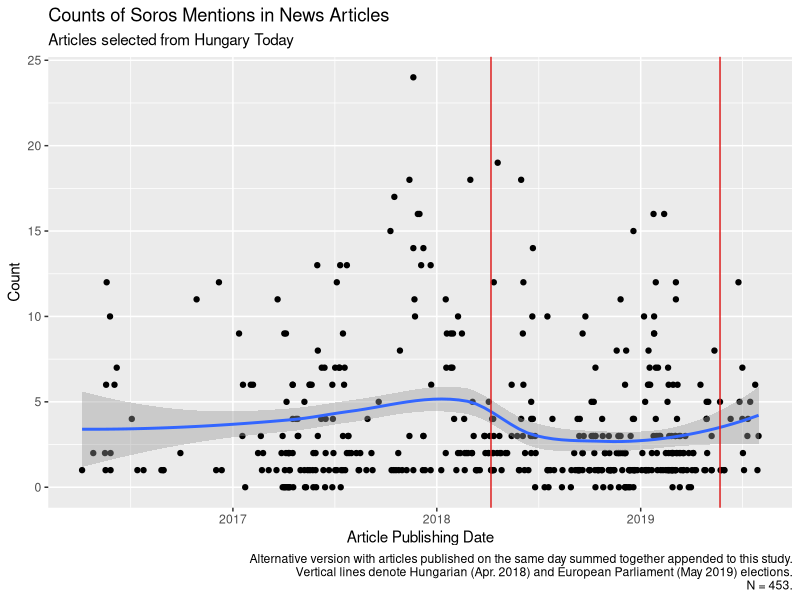
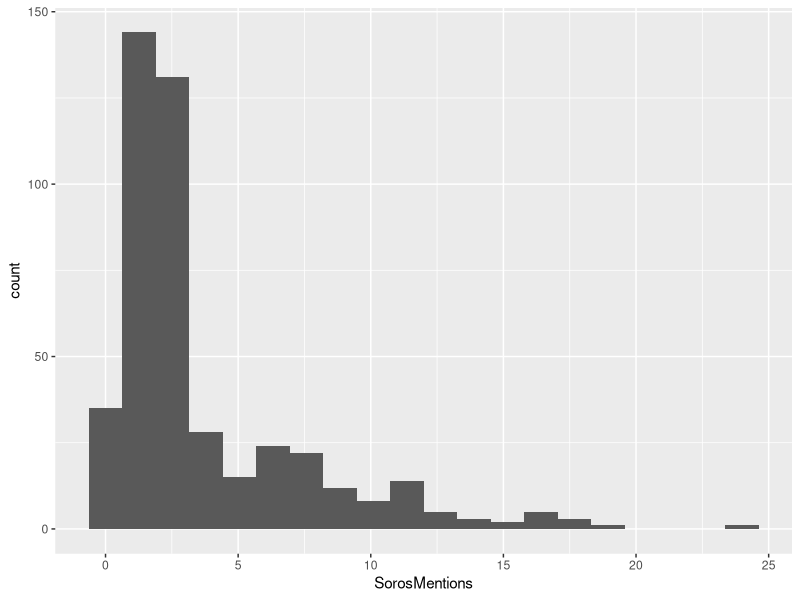
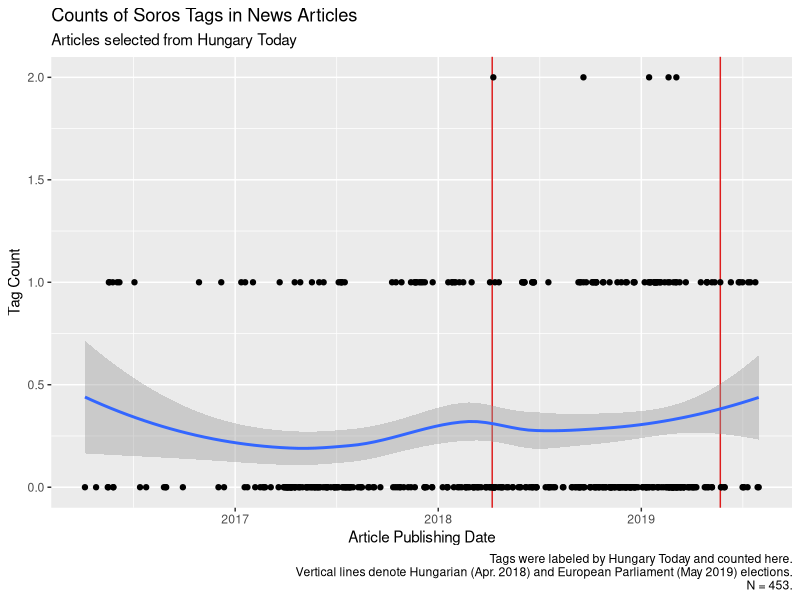
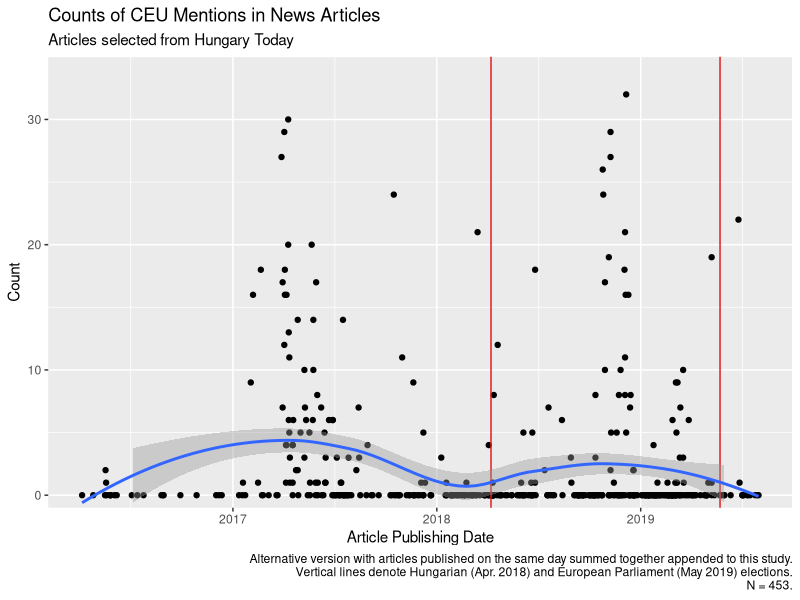
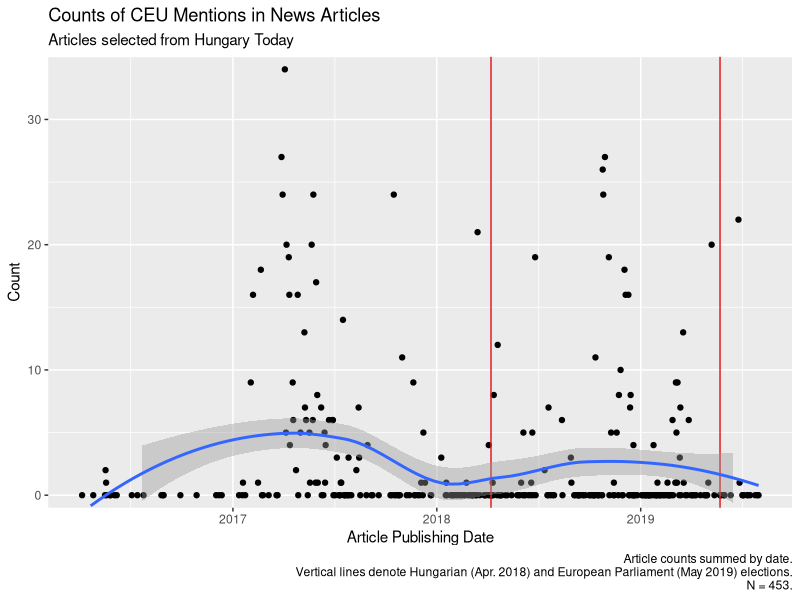
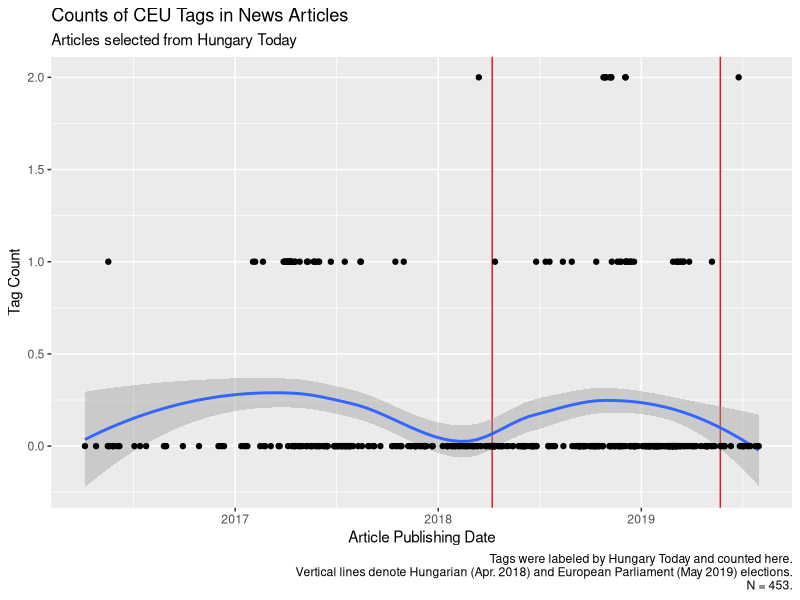
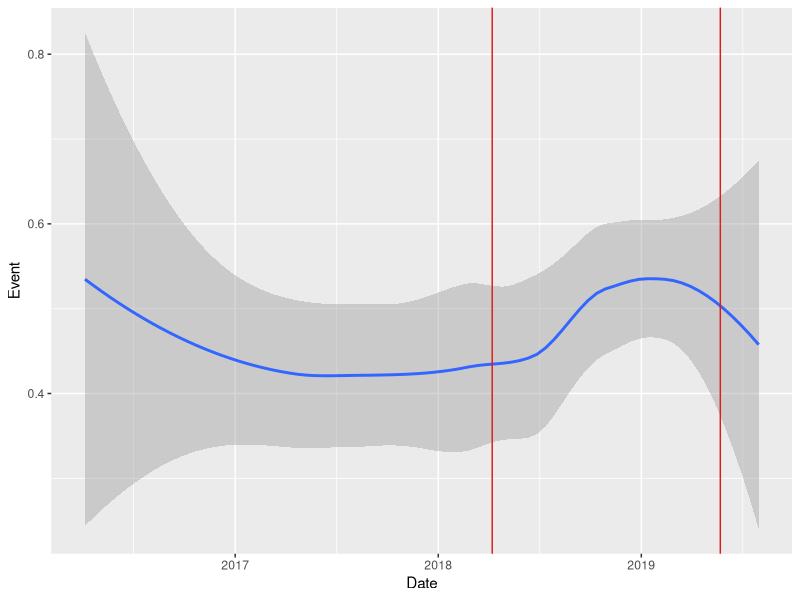
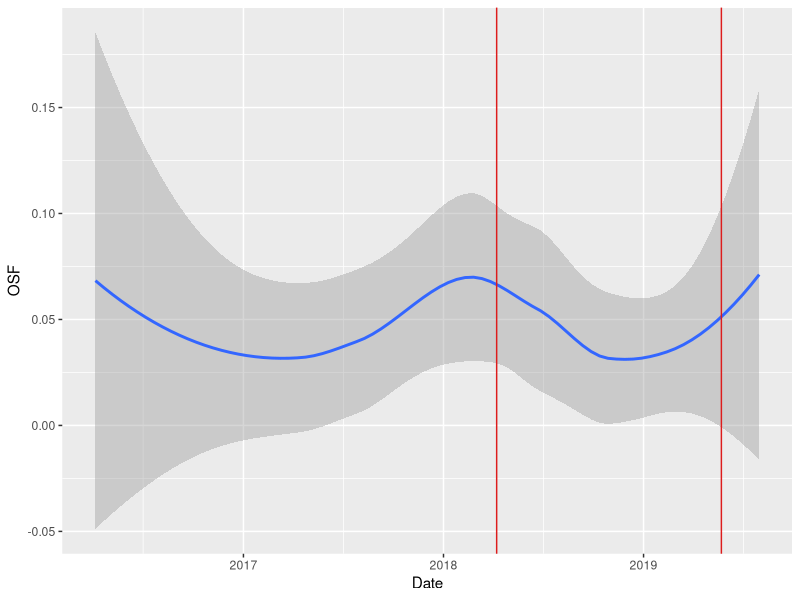

These charts were generated, in order, by the following R code: (Note: this script raises an error after producing the figures.)
## ---- chunk 1
knitr::opts_chunk$set(echo = FALSE)

library(lubridate)
library(readxl)
library(scales)
library(tidyverse)
## ---- chunk 2
google <- read_xlsx("google.xlsx")
## ---- chunk 3
graph1 <- google %>% ggplot(aes(x = Month)) +
  geom_line(aes(y = sorosWW, color = "'Soros' Worldwide")) +
  geom_line(aes(y = sorosCyrWW, color = "Soros (Cyr.) Worldwide")) +
  geom_line(aes(y = sorosHU, color = "'Soros' Hungary")) +
  geom_line(aes(y = sorosUS, color = "'Soros' US")) +
  labs(title = "Google Trends for 'Soros' Search Terms Over Time",
       caption = "Scale of 1-100 on Y axis determined by Google; numbers relative to each other over time.",
       y = "Relative Search Frequency",
       x = "Time",
       color = "Search Term")
## ---- chunk 4
pdf("graph1.pdf", width = 10, height = 4)
graph1
dev.off()
## ---- chunk 5
stats <- read_xlsx("stats.xlsx") %>%
  mutate(gdpPerCap = GDP/Population)
## ---- chunk 6
graph2 <- stats %>% ggplot(aes(x = Year, y = GDP)) +
  geom_line() +
  labs(title = "GDP Over Time",
       subtitle = "2008 marks beginning of uncertain economy for Hungary",
       y = "GDP in USD") +
  scale_x_continuous(breaks = c(1991, 1992, 1993, 1994, 1995, 1996, 1997, 1998, 1999, 2000, 2001, 2002, 2003, 2004, 2005, 2006, 2007, 2008, 2009, 2010, 2011, 2012, 2013, 2014, 2015, 2016, 2017, 2018)) +
  theme(axis.text.x = element_text(angle = 45, hjust = 1))
## ---- chunk 7
pdf("graph2.pdf", width = 7, height = 5)
graph2
dev.off()
## ---- chunk 8
graph3 <- stats %>% ggplot(aes(x = Year, y = Population)) +
  geom_line() +
  scale_y_continuous(labels = comma) +
  scale_x_continuous(breaks = c(1991, 1992, 1993, 1994, 1995, 1996, 1997, 1998, 1999, 2000, 2001, 2002, 2003, 2004, 2005, 2006, 2007, 2008, 2009, 2010, 2011, 2012, 2013, 2014, 2015, 2016, 2017, 2018)) +
  theme(axis.text.x = element_text(angle = 45, hjust = 1)) +
  labs(title = "Population Over Time",
        subtitle = "Declining population a demographic crisis; likely a moderate contributor to social panic")
## ---- chunk 9
pdf("graph3.pdf", width = 7, height = 5)
graph3
dev.off()
## ---- chunk 10
graph4 <- stats %>% ggplot(aes(x = Year, y = Population)) +
  geom_line() +
  scale_y_continuous(labels = comma) +
  scale_x_continuous(breaks = c(1991, 1992, 1993, 1994, 1995, 1996, 1997, 1998, 1999, 2000, 2001, 2002, 2003, 2004, 2005, 2006, 2007, 2008, 2009, 2010, 2011, 2012, 2013, 2014, 2015, 2016, 2017, 2018)) +
  theme(axis.text.x = element_text(angle = 45, hjust = 1)) +
  labs(title = "Population Over Time",
        subtitle = "Declining population a demographic crisis; likely a moderate contributor to social panic", caption = "Y axis origin forced to 0.") +
  expand_limits(y = 0)
## ---- chunk 11
pdf("graph4.pdf", width = 7, height = 5)
graph4
dev.off()
## ---- chunk 12
graph5 <- stats %>% ggplot(aes(x = Year, y = gdpPerCap)) +
  geom_line() +
  labs(title = "GDP Per Capita Over Time",
       subtitle = "Decline in population does not strongly affect GDP trend.",
       y = "GDP Per Capita in USD") +
  scale_y_continuous(labels = comma) +
  scale_x_continuous(breaks = c(1991, 1992, 1993, 1994, 1995, 1996, 1997, 1998, 1999, 2000, 2001, 2002, 2003, 2004, 2005, 2006, 2007, 2008, 2009, 2010, 2011, 2012, 2013, 2014, 2015, 2016, 2017, 2018)) +
  theme(axis.text.x = element_text(angle = 45, hjust = 1))
## ---- chunk 13
pdf("graph5.pdf", width = 7, height = 5)
graph5
dev.off()
## ---- chunk 14
google2 <- read_xlsx("google2.xlsx")
## ---- chunk 15
# graph6 <- google2 %>% ggplot(aes(x = Month)) +
#   geom_line(aes(y = OSFww, color = "'Open Society Foundations' Worldwide")) +
#   geom_line(aes(y = OSFus, color = "'Open Society Foundations' US")) +
#   geom_line(aes(y = OSFruWW, color = "Open Society Foundations (Russian) Russia")) +
#   geom_line(aes(y = OSUhuENG, color = "'Open Society Foundations' Hungary")) +
#   labs(title = "Google Trends for 'Soros' Search Terms Over Time",
#        caption = "Scale of 1-100 on Y axis determined by Google; numbers relative to each other over time. All search terms in English unless denoted otherwise.",
#        y = "Relative Search Frequency",
#        x = "Time",
#        color = "Search Term")

# This is commented out because I'm not using this graph; it's really messy. But in case you want it, here it is.
## ---- chunk 16
graph7 <- google2 %>% ggplot(aes(x = Month)) +
  geom_line(aes(y = OSFww)) +
  labs(title = "Google Trends for 'Open Society Foundations' Search Term: Worldwide",
       caption = "Scale of 1-100 on Y axis determined by Google; numbers relative to each other over time.
       Search term was 'Open Society Foundations' in English and worldwide.",
       y = "Relative Search Frequency",
       x = "Time")
## ---- chunk 17
pdf("graph7.pdf", width = 10, height = 4)
graph7
dev.off()
## ---- chunk 18
graph8 <- google2 %>% ggplot(aes(x = Month)) +
  geom_line(aes(y = OSFus)) +
  labs(title = "Google Trends for 'Open Society Foundations' Search Term: US",
       caption = "Scale of 1-100 on Y axis determined by Google; numbers relative to each other over time.
       Search term was 'Open Society Foundations' in English and in the US.",
       y = "Relative Search Frequency",
       x = "Time")
## ---- chunk 19
pdf("graph8.pdf", width = 10, height = 4)
graph8
dev.off()
## ---- chunk 20
# I'm pretty sure graphs 9 and 10 are the same, but I didn't delete on because I'm not entirely sure.

graph9 <- google2 %>% ggplot(aes(x = Month)) +
  geom_line(aes(y = OSFruWW)) +
  labs(title = "Google Trends for Open Society Foundations (Russian) Search Term: Worldwide",
       caption = "Scale of 1-100 on Y axis determined by Google; numbers relative to each other over time.
       Search term was 'Open Society Foundations' in Russian and worldwide.",
       y = "Relative Search Frequency",
       x = "Time")
## ---- chunk 21
pdf("graph9.pdf", width = 10, height = 4)
graph9
dev.off()
## ---- chunk 22
graph10 <- google2 %>% ggplot(aes(x = Month)) +
  geom_line(aes(y = OSFruWW)) +
  labs(title = "Google Trends for Open Society Foundations (Russian) Search Term: Worldwide",
       caption = "Scale of 1-100 on Y axis determined by Google; numbers relative to each other over time.
       Search term was 'Open Society Foundations' in Russian and worldwide.",
       y = "Relative Search Frequency",
       x = "Time")
## ---- chunk 23
pdf("graph10.pdf", width = 10, height = 4)
graph10
dev.off()
## ---- chunk 24
graph11 <- google2 %>% ggplot(aes(x = Month)) +
  geom_line(aes(y = OSUhuENG)) +
  labs(title = "Google Trends for 'Open Society Foundations' Search Term: Hungary",
       caption = "Scale of 1-100 on Y axis determined by Google; numbers relative to each other over time.
       Search term was 'Open Society Foundations' in English and in Hungary.",
       y = "Relative Search Frequency",
       x = "Time")
## ---- chunk 25
pdf("graph11.pdf", width = 10, height = 4)
graph11
dev.off()
## ---- chunk 26
google3 <- read_xlsx("google3.xlsx")
## ---- chunk 27
graph12 <- google3 %>% ggplot(aes(x = Month)) +
  geom_line(aes(y = CEUruWW)) +
  labs(title = "Google Trends for Central European University (Russian) Search Term: Worldwide",
       caption = "Scale of 1-100 on Y axis determined by Google; numbers relative to each other over time.
       Search term was Central European University in Russian and worldwide.",
       y = "Relative Search Frequency",
       x = "Time")
## ---- chunk 28
pdf("graph12.pdf", width = 10, height = 4)
graph12
dev.off()
## ---- chunk 29
graph13 <- google3 %>% ggplot(aes(x = Month)) +
  geom_line(aes(y = CEUruNDww)) +
  labs(title = "Google Trends for Central European University (Russian, No Dash) Search Term: Worldwide",
       caption = "Scale of 1-100 on Y axis determined by Google; numbers relative to each other over time.
       Search term was 'Central European University' in Russian and worldwide.
       The original Russian term contains a dash that was omitted for this version.",
       y = "Relative Search Frequency",
       x = "Time")
## ---- chunk 30
pdf("graph13.pdf", width = 10, height = 4)
graph13
dev.off()
## ---- chunk 31
graph14 <- google3 %>% ggplot(aes(x = Month)) +
  geom_line(aes(y = CEUhu)) +
  labs(title = "Google Trends for Central European University (Hungarian) Search Term: Hungary",
       caption = "Scale of 1-100 on Y axis determined by Google; numbers relative to each other over time.
       Search term was Central European University in Hungarian and in Hungary.",
       y = "Relative Search Frequency",
       x = "Time")
## ---- chunk 32
pdf("graph14.pdf", width = 10, height = 4)
graph14
dev.off()
## ---- chunk 33
graph15 <- google3 %>% ggplot(aes(x = Month)) +
  geom_line(aes(y = CEUhuNA)) +
  labs(title = "Google Trends for Central European University (Hungarian, No Diacritics) Search Term: Hungary",
       caption = "Scale of 1-100 on Y axis determined by Google; numbers relative to each other over time.
       Search term was Central European University in Hungarian and in Hungary.
       The original Hungarian term contains diacritics that were omitted for this version.",
       y = "Relative Search Frequency",
       x = "Time")
## ---- chunk 34
pdf("graph15.pdf", width = 10, height = 4)
graph15
dev.off()
## ---- chunk 35
graph16 <- google3 %>% ggplot(aes(x = Month)) +
  geom_line(aes(y = CEUhuENG)) +
  labs(title = "Google Trends for 'Central European University' Search Term: Hungary",
       caption = "Scale of 1-100 on Y axis determined by Google; numbers relative to each other over time.
       Search term was Central European University in English and in Hungary.",
       y = "Relative Search Frequency",
       x = "Time")
## ---- chunk 36
pdf("graph16.pdf", width = 10, height = 4)
graph16
dev.off()
## ---- chunk 37
graph17 <- google3 %>% ggplot(aes(x = Month)) +
  geom_line(aes(y = CEUus)) +
  labs(title = "Google Trends for 'Central European University' Search Term: US",
       caption = "Scale of 1-100 on Y axis determined by Google; numbers relative to each other over time.
       Search term was Central European University in English and in the US.",
       y = "Relative Search Frequency",
       x = "Time")
## ---- chunk 38
pdf("graph17.pdf", width = 10, height = 4)
graph17
dev.off()
## ---- chunk 39
graph18 <- google3 %>% ggplot(aes(x = Month)) +
  geom_line(aes(y = CEUww)) +
  labs(title = "Google Trends for 'Central European University' Search Term: Worldwide",
       caption = "Scale of 1-100 on Y axis determined by Google; numbers relative to each other over time.
       Search term was Central European University in English and Worldwide.",
       y = "Relative Search Frequency",
       x = "Time")
## ---- chunk 40
pdf("graph18.pdf", width = 10, height = 4)
graph18
dev.off()
## ---- chunk 41
# The following four graphs are Graph 1 parsed out to be four individual graphs. They also reflect updated data that contains May 2020 (and relative adjustments thereto.)
## ---- chunk 42
graph19 <- google %>% ggplot(aes(x = Month)) +
  geom_line(aes(y = sorosWW)) +
  labs(title = "Google Trends for 'Soros' Search Term: Worldwide",
       caption = "Scale of 1-100 on Y axis determined by Google; numbers relative to each other over time.
       Search term was Soros in Latin letters and worldwide.",
       y = "Relative Search Frequency",
       x = "Time")
## ---- chunk 43
pdf("graph19.pdf", width = 10, height = 4)
graph19
dev.off()
## ---- chunk 44
graph20 <- google %>% ggplot(aes(x = Month)) +
    geom_line(aes(y = sorosCyrWW)) +
  labs(title = "Google Trends for Soros (Cyr.) Search Term: Worldwide",
       caption = "Scale of 1-100 on Y axis determined by Google; numbers relative to each other over time.
       Search term was Soros in Cyrillic letters and worldwide.",
       y = "Relative Search Frequency",
       x = "Time")
## ---- chunk 45
pdf("graph20.pdf", width = 10, height = 4)
graph20
dev.off()
## ---- chunk 46
graph21 <- google %>% ggplot(aes(x = Month)) +
    geom_line(aes(y = sorosHU)) +
  labs(title = "Google Trends for 'Soros' Search Term: Hungary",
       caption = "Scale of 1-100 on Y axis determined by Google; numbers relative to each other over time.
       Search term was Soros in Latin letters and in Hungary.",
       y = "Relative Search Frequency",
       x = "Time")
## ---- chunk 47
pdf("graph21.pdf", width = 10, height = 4)
graph21
dev.off()
## ---- chunk 48
graph22 <- google %>% ggplot(aes(x = Month)) +
      geom_line(aes(y = sorosUS)) +
  labs(title = "Google Trends for 'Soros' Search Term: US",
       caption = "Scale of 1-100 on Y axis determined by Google; numbers relative to each other over time.
       Search term was Soros in Latin letters and in the US.",
       y = "Relative Search Frequency",
       x = "Time")
## ---- chunk 49
pdf("graph22.pdf", width = 10, height = 4)
graph22
dev.off()
## ---- chunk 50
# Loading in data from Hungary Today. This is the R friendly version, so it should have no quotation marks or diacritics in the character cells.

htdirty <- read_xlsx("HTRfri.xlsx")

# The tics were coming from spaces in the column names. I also unfroze the top row and unbolded the font. I deleted the URL column as well. It still exists in the Google Sheets version of this dataset online.
## ---- chunk 51
ht <- htdirty %>%
  mutate(Date = as_date(Date))

# for whatever reason, after messing around with the data some, it decided to randomly cast the Date columns as posixct. I converted it to Dates class here.

graph23 <- ht %>%
  ggplot(aes(x = Date, y = SorosMentions)) +
  geom_point() +
  geom_smooth(method = "loess") +
  geom_vline(colour="#DD1C1C", xintercept=as.numeric(ht$Date[c(189, 436)])) +
  labs(title = "Counts of Soros Mentions in News Articles", subtitle = "Articles selected from Hungary Today", caption = "Alternative version with articles published on the same day summed together appended to this study.
  Vertical lines denote Hungarian (Apr. 2018) and European Parliament (May 2019) elections.
       N = 453.", y = "Count", x = "Article Publishing Date")

graph23
## ---- chunk 52
pdf("graph23.pdf", height = 4, width = 6)
graph23
dev.off()
## ---- chunk 53
# the following mini datasets I broked up because I was having issues with my larger data file. I fixed those issues however and these are now unnecessary.

# htmini <- ht %>%
#   mutate(Year = year(Date)) %>%
#   filter(Year == 2016)
# 
# graph24 <- htmini %>%
#   ggplot(aes(x = Date)) +
#   geom_point(aes(y = SorosMentions))
# 
# graph24
## ---- chunk 54
# htmini2 <- ht %>%
#   mutate(Year = year(Date)) %>%
#   filter(Year == 2017)
# 
# graph25 <- htmini2 %>%
#   ggplot(aes(x = Date)) +
#   geom_point(aes(y = SorosMentions))
# 
# graph25
## ---- chunk 55
# htmini3 <- ht %>%
#   mutate(Year = year(Date)) %>%
#   filter(Year == 2018)
# 
# graph26 <- htmini3 %>%
#   ggplot(aes(x = Date)) +
#   geom_point(aes(y = SorosMentions))
# 
# graph26
## ---- chunk 56
# htmini4 <- ht %>%
#   mutate(Year = year(Date)) %>%
#   filter(Year == 2019)
# 
# graph27 <- htmini4 %>%
#   ggplot(aes(x = Date)) +
#   geom_point(aes(y = SorosMentions))
# 
# graph27
## ---- chunk 57
# Dist of SorosMentions

graph28 <- ht %>%
  ggplot(aes(x = SorosMentions)) +
  geom_histogram(bins = 20)

graph28
## ---- chunk 58
graph29 <- ht %>%
  ggplot(aes(x = Date, y = SorosTag)) +
  geom_vline(colour="#DD1C1C", xintercept=ht$Date[c(189, 436)]) +
  # Please note the numbers above correspond to dates that special events occured, but not necessarily the actual news story I use to cite them in or the HT news story that discusses that event.
  geom_smooth(method = "loess") +
  geom_point() +
  labs(title = "Counts of Soros Tags in News Articles", subtitle = "Articles selected from Hungary Today", caption = "Tags were labeled by Hungary Today and counted here.
  Vertical lines denote Hungarian (Apr. 2018) and European Parliament (May 2019) elections.
       N = 453.", y = "Tag Count", x = "Article Publishing Date")

graph29
## ---- chunk 59
pdf("graph29.pdf", height = 4, width = 6)
graph29
dev.off()
## ---- chunk 60
graph30 <- ht %>%
  ggplot(aes(x = Date, y = CEUMention)) +
  geom_point() +
  geom_vline(colour="#DD1C1C", xintercept=as.numeric(ht$Date[c(189, 436)])) +
  geom_smooth(method = "loess") +
  scale_y_continuous(expand = c(0, 0), limits = c(-1, 35)) +
  labs(title = "Counts of CEU Mentions in News Articles", subtitle = "Articles selected from Hungary Today", caption = "Alternative version with articles published on the same day summed together appended to this study.
  Vertical lines denote Hungarian (Apr. 2018) and European Parliament (May 2019) elections.
       N = 453.", y = "Count", x = "Article Publishing Date")

graph30
## ---- chunk 61
pdf("graph30.pdf", height = 4, width = 6)
graph30
dev.off()
## ---- chunk 62
graph30b <- ht %>%
  group_by(Date) %>% 
  summarise(Mentions = sum(CEUMention)) %>%
  ggplot(aes(x = Date, y = Mentions)) +
  geom_point() +
  geom_vline(colour="#DD1C1C", xintercept=as.numeric(ht$Date[c(189, 436)])) +
  geom_smooth(method = "loess") +
  scale_y_continuous(expand = c(0, 0), limits = c(-1, 35)) +
  labs(title = "Counts of CEU Mentions in News Articles", subtitle = "Articles selected from Hungary Today", caption = "Article counts summed by date.
  Vertical lines denote Hungarian (Apr. 2018) and European Parliament (May 2019) elections.
       N = 453.", y = "Count", x = "Article Publishing Date")

graph30b
## ---- chunk 63
pdf("graph30b.pdf", height = 4, width = 6)
graph30b
dev.off()
## ---- chunk 64
graph31 <- ht %>%
  ggplot(aes(x = Date, y = CEUTag)) +
  geom_vline(colour="#DD1C1C", xintercept=ht$Date[c(189, 436)]) +
  geom_smooth(method = "loess") +
  labs(title = "Counts of CEU Tags in News Articles", subtitle = "Articles selected from Hungary Today", caption = "Tags were labeled by Hungary Today and counted here.
  Vertical lines denote Hungarian (Apr. 2018) and European Parliament (May 2019) elections.
       N = 453.", y = "Tag Count", x = "Article Publishing Date") +
  geom_point()

graph31
## ---- chunk 65
pdf("graph31.pdf", height = 4, width = 6)
graph31
dev.off()
## ---- chunk 66
graph32 <- ht %>%
  ggplot(aes(x = Date, y = Event)) +
  geom_smooth(method = "loess") +
  geom_vline(colour="#DD1C1C", xintercept=ht$Date[c(189, 436)])

graph32
## ---- chunk 67
graph33 <- ht %>%
  ggplot(aes(x = Date, y = OSF)) +
  geom_smooth(method = "loess") +
  geom_vline(colour="#DD1C1C", xintercept=ht$Date[c(189, 436)])

graph33
## ---- chunk 68
graph34 <- ht4 %>%
  ggplot(aes(x = Date, y = StopSoros)) +
  geom_smooth(method = "loess") +
  geom_vline(colour="#DD1C1C", xintercept=ht$Date[c(189, 436)]) +
  geom_point() +
  scale_y_continuous(expand = c(0, 0), limits = c(-0.1, 2)) +
  labs(title = "News Articles Mentioning Stop Soros", subtitle = "Articles selected from Hungary Today", caption = "Point position at 1 denotes the article mentioned Stop Soros.
  Position at 0 denotes absence of the term.
  Vertical lines denote Hungarian (Apr. 2018) and European Parliament (May 2019) elections.
       N = 453.", y = "Binary Presence/Absence of Term", x = "Article Publishing Date")

graph34
## ---- chunk 69
pdf("graph34.pdf", height = 4, width = 6)
graph34
dev.off()
## ---- chunk 70
graph35 <- ht %>%
  ggplot(aes(x = Date, y = Elections)) +
  geom_smooth(method = "loess") +
  geom_vline(colour="#DD1C1C", xintercept=ht$Date[c(189, 436)])

graph35
## ---- chunk 71
# If you're going to mess with the numbers depicting special events, make sure that you're using the numbers actually associated with those rows of data. Make sure your data is chronoligically sorted and use view(data) to determine what number goes with what row.

graph36 <- ht3 %>%
  ggplot(aes(x = Date, y = Event)) +
  geom_smooth(method = "loess") +
  geom_vline(colour="#DD1C1C", xintercept=ht$Date[c(189, 436)]) +
  geom_vline(colour="#1D8234", xintercept=ht$Date[c(38, 49, 91, 94, 125, 150, 162, 233, 286, 390, 400, 420)]) +
  labs(title = "Events Identified in News Articles", subtitle = "Articles selected from Hungary Today", caption = "Red vertical lines denote Hungarian (Apr. 2018) and European Parliament (May 2019) elections.
  Green vertical lines correspond with major anti-Soros events established in Table 1.
       N = 453.", y = "Tag Count", x = "Article Publishing Date") +
  geom_point() +
  scale_y_continuous(expand = c(0, 0), limits = c(-0.1, 2))

# Please note the long string of numbers above correspond to dates that special events occured, but not necessarily the actual news story I use to cite them in or the HT news story that discusses that event.

graph36

# 134, 144, 186, 188, 209, 224, 230, 261, 302, 379, 396, 403, 424
## ---- chunk 72
pdf("graph36.pdf", height = 4, width = 6)
graph36
dev.off()
## ---- chunk 73
graph36b <- ht3 %>%
  ggplot(aes(x = Date, y = Event)) +
  geom_smooth(method = "loess") +
  geom_vline(colour="#DD1C1C", xintercept=ht$Date[c(189, 436)]) +
  labs(title = "Events Identified in News Articles", subtitle = "Articles selected from Hungary Today", caption = "Red vertical lines denote Hungarian (Apr. 2018) and European Parliament (May 2019) elections.
       N = 453.", y = "Tag Count", x = "Article Publishing Date") +
  geom_point() +
  scale_y_continuous(expand = c(0, 0), limits = c(-0.1, 2))

graph36b

# summary(ht3)
# to see the mean of events because this visual is hard to interpret.
## ---- chunk 74
pdf("graph36b.pdf", height = 4, width = 6)
graph36b
dev.off()
## ---- chunk 75
graph37 <- ht %>%
  ggplot(aes(x = Date, y = SorosMentions)) +
  geom_point() +
  geom_smooth(method = "loess") +
  geom_vline(colour="#DD1C1C", xintercept=as.numeric(ht$Date[c(189, 436)])) +
  geom_vline(colour="#1D8234", xintercept=ht$Date[c(38, 49, 91, 94, 125, 150, 162, 233, 286, 390, 400, 420)]) +
  geom_point() +
  labs(title = "Counts of Soros Mentions in News Articles with Significant Events", subtitle = "Articles selected from Hungary Today", caption = "Red vertical lines denote Hungarian (Apr. 2018) and European Parliament (May 2019) elections.
  Green vertical lines correspond with major anti-Soros events established in Table 1
       N = 453.", y = "Count", x = "Article Publishing Date")

graph37
## ---- chunk 76
pdf("graph37.pdf", height = 4, width = 6)
graph37
dev.off()
## ---- chunk 77
# summing SorosMentions values by date

graph38 <- ht %>% 
  group_by(Date) %>% 
  summarise(Mentions = sum(SorosMentions)) %>%
  ggplot(aes(x = Date, y = Mentions)) +
  geom_point() +
  geom_smooth(method = "loess") +
  # I originally recalculated the line placement numbers to fit the grouped data, but I actually needed my original numbers weirdly enough.
  geom_vline(colour="#DD1C1C", xintercept=as.numeric(ht$Date[c(189, 436)])) +
  labs(title = "Counts of Soros Mentions in News Articles", subtitle = "Articles selected from Hungary Today", caption = "Article counts summed by date.
  Vertical lines denote Hungarian (Apr. 2018) and European Parliament (May 2019) elections.
       N = 453.", y = "Count", x = "Article Publishing Date")

graph38
## ---- chunk 78
pdf("graph38.pdf", height = 4, width = 6)
graph38
dev.off()
## ---- chunk 79
# Reading in updated data from separate Excel file

htdirty2 <- read_xlsx("HTRfri2.xlsx")

ht2 <- htdirty2 %>%
  mutate(Date = as_date(Date))
## ---- chunk 80
graph39 <- ht2 %>%
  ggplot(aes(x = Date, y = Terrorism)) +
  geom_point() +
  scale_y_continuous(expand = c(0, 0), limits = c(-0.1, 2)) +
  labs(title = "News Articles Mentioning Terrorism", subtitle = "Articles selected from Hungary Today", caption = "Point position at 1 denotes the article mentioned terrorism. Position at 0 denotes absence of the term.
  Vertical lines denote Hungarian (Apr. 2018) and European Parliament (May 2019) elections.
       N = 453.", y = "Binary Presence/Absence of Term", x = "Article Publishing Date") +
  geom_vline(colour="#DD1C1C", xintercept=as.numeric(ht$Date[c(189, 436)]))
  

graph39
## ---- chunk 81
pdf("graph39.pdf", width = 6, height = 4)
graph39
dev.off()
## ---- chunk 82
graph40 <- ht2 %>%
  ggplot(aes(x = Date, y = Immigration)) +
  geom_point() +
  scale_y_continuous(expand = c(0, 0), limits = c(-0.1, 2)) +
  labs(title = "News Articles Mentioning Immigration", subtitle = "Articles selected from Hungary Today", caption = "Point position at 1 denotes the article mentioned immigration. Position at 0 denotes absence of the term.
  Vertical lines denote Hungarian (Apr. 2018) and European Parliament (May 2019) elections.
  Curve fit to show trend in data.
       N = 453.", y = "Binary Presence/Absence of Term", x = "Article Publishing Date") +
  geom_smooth(method = "loess") +
  geom_vline(colour="#DD1C1C", xintercept=as.numeric(ht$Date[c(189, 436)]))
  

graph40
## ---- chunk 83
pdf("graph40.pdf", width = 6, height = 4)
graph40
dev.off()
## ---- chunk 84
graph41 <- ht2 %>%
  ggplot(aes(x = Date, y = Islamophobia)) +
  geom_point() +
  scale_y_continuous(expand = c(0, 0), limits = c(-0.1, 2)) +
  labs(title = "News Articles Mentioning Islamophobia", subtitle = "Articles selected from Hungary Today", caption = "Point position at 1 denotes the article mentioned Islamophobic statements.
  Position at 0 denotes absence of the term.
  Vertical lines denote Hungarian (Apr. 2018) and European Parliament (May 2019) elections.
       N = 453.", y = "Binary Presence/Absence of Term", x = "Article Publishing Date") +
  geom_vline(colour="#DD1C1C", xintercept=as.numeric(ht$Date[c(189, 436)]))
  

graph41
## ---- chunk 85
pdf("graph41.pdf", width = 6, height = 4)
graph41
dev.off()
## ---- chunk 86
graph42 <- ht2 %>%
  ggplot(aes(x = Date, y = Christianity)) +
  geom_point() +
  scale_y_continuous(expand = c(0, 0), limits = c(-0.1, 2)) +
  labs(title = "News Articles Mentioning Christianity", subtitle = "Articles selected from Hungary Today", caption = "Point position at 1 denotes the article mentioned Christianity. Position at 0 denotes absence of the term.
  Vertical lines denote Hungarian (Apr. 2018) and European Parliament (May 2019) elections.
       N = 453.", y = "Binary Presence/Absence of Term", x = "Article Publishing Date") +
  geom_vline(colour="#DD1C1C", xintercept=as.numeric(ht$Date[c(189, 436)]))
  

graph42
## ---- chunk 87
pdf("graph42.pdf", width = 6, height = 4)
graph42
dev.off()
## ---- chunk 88
# Reading in updated data that contains variables for mentions of the EU, the "Soros network," and both (EUSN).

htdirty3 <- read_xlsx("HTRfri3.xlsx")

ht3 <- htdirty3 %>%
  mutate(Date = as_date(Date))
## ---- chunk 89
graph43 <- ht3 %>%
  ggplot(aes(x = Date, y = EUSN)) +
  geom_point() +
  scale_y_continuous(expand = c(0, 0), limits = c(-0.1, 2)) +
  labs(title = "News Articles Mentioning Both the EU and the Soros Network", subtitle = "Articles selected from Hungary Today", caption = "Point position at 1 denotes the article mentioned both terms.
  Position at 0 denotes absence of one or both of the terms.
  Vertical lines denote Hungarian (Apr. 2018) and European Parliament (May 2019) elections.
       N = 453.", y = "Binary Presence/Absence of Terms", x = "Article Publishing Date") +
  geom_smooth(method = "loess") +
  geom_vline(colour="#DD1C1C", xintercept=as.numeric(ht$Date[c(189, 436)]))

graph43
## ---- chunk 90
pdf("graph43.pdf", width = 6, height = 4)
graph43
dev.off()
## ---- chunk 91
graph44 <- ht3 %>%
  ggplot(aes(x = Date, y = SorosNetwork)) +
  geom_point() +
  scale_y_continuous(expand = c(0, 0), limits = c(-0.1, 2)) +
  labs(title = "News Articles Mentioning the Soros Network", subtitle = "Articles selected from Hungary Today", caption = "Point position at 1 denotes the article mentioned the so-called Soros network.
  Position at 0 denotes absence of the term.
  Vertical lines denote Hungarian (Apr. 2018) and European Parliament (May 2019) elections.
       N = 453.", y = "Binary Presence/Absence of Term", x = "Article Publishing Date") +
  geom_smooth(method = "loess") +
  geom_vline(colour="#DD1C1C", xintercept=as.numeric(ht$Date[c(189, 436)]))

graph44
## ---- chunk 92
pdf("graph44.pdf", width = 6, height = 4)
graph44
dev.off()
## ---- chunk 93
# Combining Soros and CEU mentions

# graph45 <- ht3 %>%
#   mutate(SorosCEU = SorosMentions + CEUMention) %>%
#   ggplot(aes(x = Date, y = SorosCEU)) +
#   geom_point() +
#   geom_smooth(method = "loess")
# 
# graph45

# this graph doesn't really show anything interesting, but here it is for posterity's sake
## ---- chunk 94
graph45 <- ht3 %>%
  ggplot(aes(x = Date, y = Elections)) +
  geom_point() +
  scale_y_continuous(expand = c(0, 0), limits = c(-0.1, 2)) +
  geom_smooth(method = "loess") +
  geom_vline(colour="#DD1C1C", xintercept=as.numeric(ht$Date[c(189, 436)]))

graph45
## ---- chunk 95
htdirty4 <- read_xlsx("HTRfri4.xlsx")

ht4 <- htdirty4 %>%
  mutate(Date = as_date(Date))
## ---- chunk 96
graph46 <- ht4 %>%
  ggplot(aes(x = Date, y = Jobbik)) +
  geom_point() +
  scale_y_continuous(expand = c(0, 0), limits = c(-0.1, 2)) +
  geom_smooth(method = "loess") +
  geom_vline(colour="#DD1C1C", xintercept=as.numeric(ht$Date[c(189, 436)])) +
  labs(title = "News Articles Mentioning Jobbik", subtitle = "Articles selected from Hungary Today", caption = "Point position at 1 denotes the article mentioned Jobbik.
  Position at 0 denotes absence of the term.
  Vertical lines denote Hungarian (Apr. 2018) and European Parliament (May 2019) elections.
       N = 453.", y = "Binary Presence/Absence of Term", x = "Article Publishing Date")

graph46
## ---- chunk 97
pdf("graph46.pdf", heigh = 4, width = 6)
graph46
dev.off()
